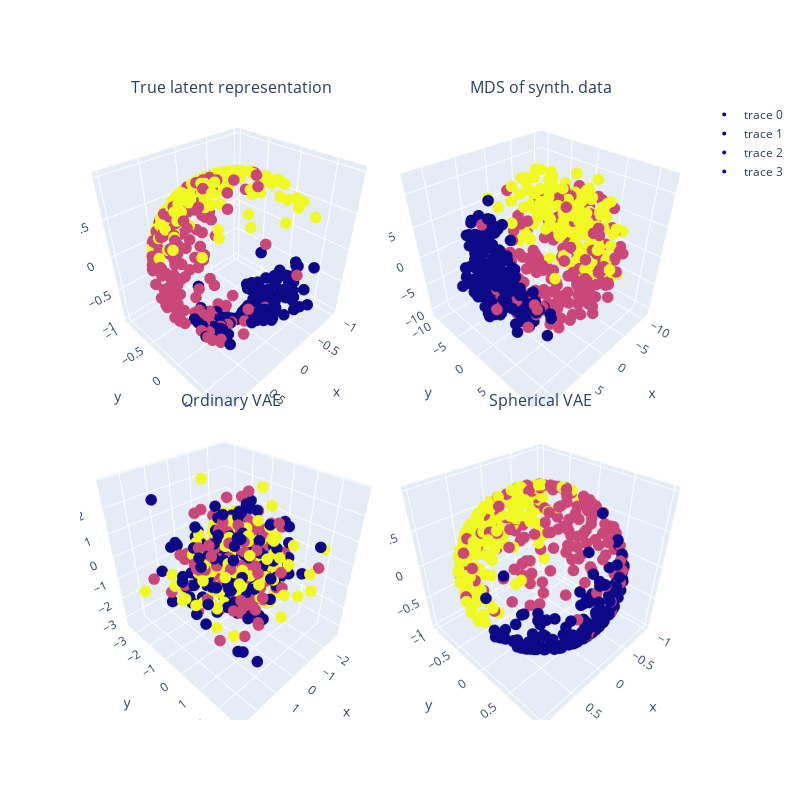

Notebook cell for this chart:
### Markdown cell above
# All together

### Code cell
fig.update_layout(width=800, height=800)
fig.show()

### Figure 1 — Plotly figure (JSON) as saved in the notebook; plotly's stock layout.template omitted (floating-point values rounded to 4 significant figures; data arrays with more than 128 entries replaced by an {"elided": "..."} marker saying what was removed)
{"data": [{"marker": {"color": {"elided": "500 int values"}, "size": 4}, "mode": "markers", "scene": "scene", "type": "scatter3d", "x": {"elided": "500 float values"}, "y": {"elided": "500 float values"}, "z": {"elided": "500 float values"}}, {"marker": {"color": {"elided": "500 int values"}, "size": 4}, "mode": "markers", "scene": "scene2", "type": "scatter3d", "x": {"elided": "500 float values"}, "y": {"elided": "500 float values"}, "z": {"elided": "500 float values"}}, {"marker": {"color": {"elided": "500 int values"}, "size": 4}, "mode": "markers", "scene": "scene4", "type": "scatter3d", "x": {"elided": "500 float values"}, "y": {"elided": "500 float values"}, "z": {"elided": "500 float values"}}, {"marker": {"color": {"elided": "500 int values"}, "size": 4}, "mode": "markers", "scene": "scene3", "type": "scatter3d", "x": {"elided": "500 float values"}, "y": {"elided": "500 float values"}, "z": {"elided": "500 float values"}}], "layout": {"annotations": [{"font": {"size": 16}, "showarrow": false, "text": "True latent representation", "x": 0.2475, "xanchor": "center", "xref": "paper", "y": 1, "yanchor": "bottom", "yref": "paper"}, {"font": {"size": 16}, "showarrow": false, "text": "MDS of synth. data", "x": 0.7525, "xanchor": "center", "xref": "paper", "y": 1, "yanchor": "bottom", "yref": "paper"}, {"font": {"size": 16}, "showarrow": false, "text": "Ordinary VAE", "x": 0.2475, "xanchor": "center", "xref": "paper", "y": 0.495, "yanchor": "bottom", "yref": "paper"}, {"font": {"size": 16}, "showarrow": false, "text": "Spherical VAE", "x": 0.7525, "xanchor": "center", "xref": "paper", "y": 0.495, "yanchor": "bottom", "yref": "paper"}], "height": 800, "scene": {"domain": {"x": [0, 0.495], "y": [0.505, 1]}}, "scene2": {"domain": {"x": [0.505, 1], "y": [0.505, 1]}}, "scene3": {"domain": {"x": [0, 0.495], "y": [0, 0.495]}}, "scene4": {"domain": {"x": [0.505, 1], "y": [0, 0.495]}}, "width": 800}}
